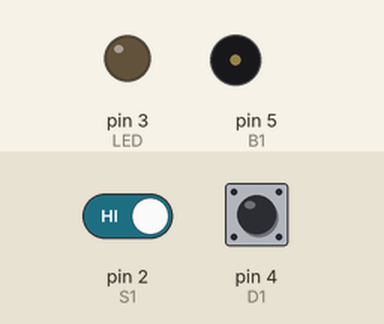
Bench run of a sketch on a simulated Arduino Uno, built with avr-gcc and run on an emulated ATmega328P. Parts: output pins drawn as LEDs (lit = HIGH), buzzer (waves = sounding). Inputs (shaded band) come from the test bench; at power-on: pin 4 (D1) HIGH, pin 2 (S1) HIGH. What the sketch prints to the serial monitor is not drawn.

Above: at 1.2 s.
1.3 s: pin 4 (D1) pulled LOW for 0.15 s
At 1.37 s:
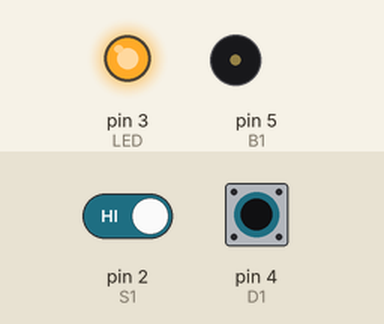
2.9 s: pin 4 (D1) pulled LOW for 3.2 s
At 7.0 s:
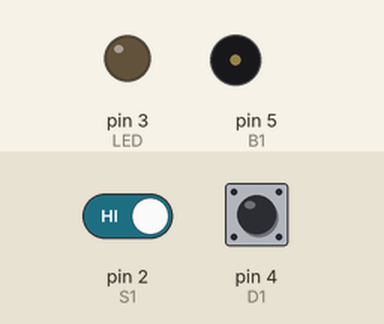
7.6 s: pin 2 (S1) driven LOW and pin 4 (D1) driven LOW
At 8.1 s:
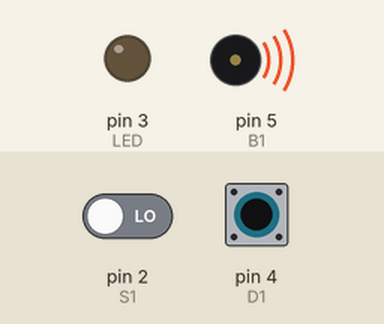
9.1 s: pin 2 (S1) driven HIGH
At 10.3 s:
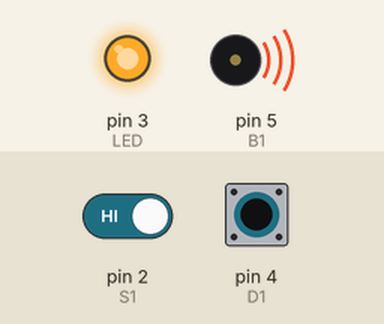
10.6 s: pin 4 (D1) driven HIGH
At 11.6 s:
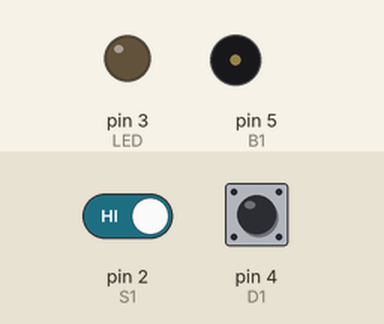
Timing chart, 0 to 13.1 s (numbered marks = the images above; inputs shaded):
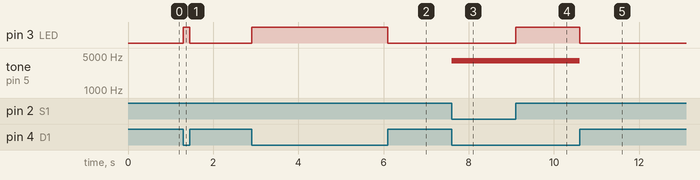

Measured:
- after the input at 1.3 s, pin 3 (LED): LOW → HIGH at once, → LOW 0.15 s later
- after the input at 2.9 s, pin 3 (LED): LOW → HIGH at once, → LOW 3.2 s later
- after the input at 7.6 s, tone on pin 5 (B1): silent → 4000 Hz at once
- after the input at 9.1 s, pin 3 (LED): LOW → HIGH at once
- after the input at 10.6 s, pin 3 (LED): HIGH → LOW at once; tone on pin 5 (B1): 4000 Hz → silent at once

The sketch:

les_4.ino
```cpp
#define S1 2
#define LED 3
#define D1 4
#define B1 5


void setup() {
  pinMode(S1, INPUT_PULLUP);
  pinMode(B1, OUTPUT);
  pinMode(LED, OUTPUT);
  pinMode(D1, INPUT_PULLUP);
  Serial.begin(115200);
}

void loop() {
  if (digitalRead(D1) == LOW) {
    if (digitalRead(S1) == HIGH) {
      digitalWrite(LED, HIGH);
    }

    else {
      tone(B1, 4000);
      Serial.println("1");
    }
  }

  else {
    Serial.println("2");
    digitalWrite(LED, LOW);
    noTone(B1);

  }


}
```
